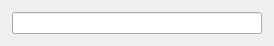
<?xml version="1.0" encoding="UTF-8"?>
<ui version="4.0">
 <class>Barcode_Dialog_Ui</class>
 <widget class="QDialog" name="Barcode_Dialog_Ui">
  <property name="geometry">
   <rect>
    <x>0</x>
    <y>0</y>
    <width>274</width>
    <height>46</height>
   </rect>
  </property>
  <property name="sizePolicy">
   <sizepolicy hsizetype="Fixed" vsizetype="Fixed">
    <horstretch>0</horstretch>
    <verstretch>0</verstretch>
   </sizepolicy>
  </property>
  <property name="windowTitle">
   <string>TurnFix - Barcode-Eingabe</string>
  </property>
  <property name="windowIcon">
   <iconset resource="../../../../resources/TurnFix.qrc">
    <normaloff>:/appicons/icon.png</normaloff>:/appicons/icon.png</iconset>
  </property>
  <layout class="QGridLayout" name="gridLayout">
   <item row="0" column="0">
    <widget class="QLineEdit" name="txt_code">
     <property name="minimumSize">
      <size>
       <width>250</width>
       <height>0</height>
      </size>
     </property>
     <property name="maximumSize">
      <size>
       <width>250</width>
       <height>16777215</height>
      </size>
     </property>
    </widget>
   </item>
  </layout>
 </widget>
 <resources>
  <include location="../../../../resources/TurnFix.qrc"/>
 </resources>
 <connections/>
</ui>
